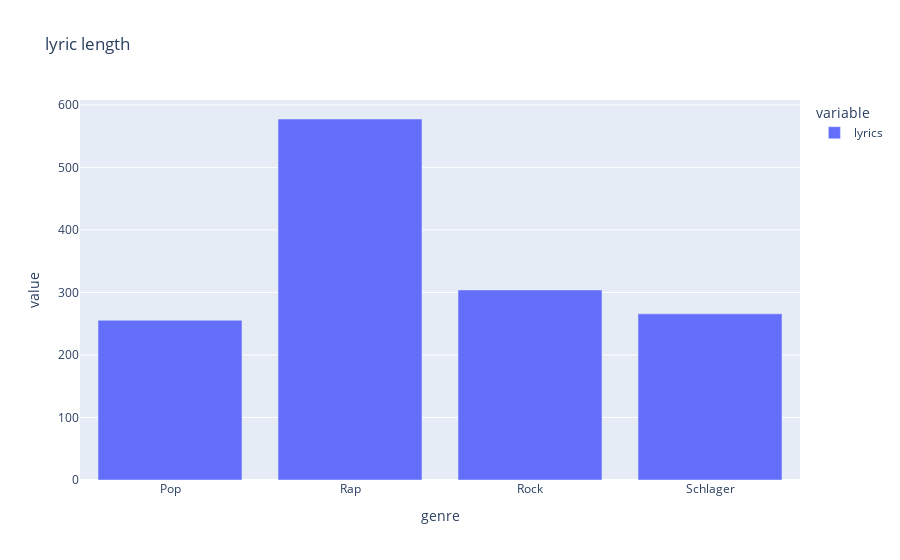

Here is the notebook cell this chart was saved with:
### Code cell
lyric_fig = avg_lyrics_length.plot(kind='bar', title='lyric length')
lyric_fig.show()

### Figure 1 — Plotly figure (JSON) as saved in the notebook; plotly's stock layout.template omitted (floating-point values rounded to 4 significant figures)
{"data": [{"alignmentgroup": "True", "hovertemplate": "variable=lyrics<br>genre=%{x}<br>value=%{y}<extra></extra>", "legendgroup": "lyrics", "marker": {"color": "#636efa", "pattern": {"shape": ""}}, "name": "lyrics", "offsetgroup": "lyrics", "orientation": "v", "showlegend": true, "textposition": "auto", "type": "bar", "x": ["Pop", "Rap", "Rock", "Schlager"], "xaxis": "x", "y": [255.5, 577.4, 304.0, 265.8], "yaxis": "y"}], "layout": {"barmode": "relative", "legend": {"title": {"text": "variable"}, "tracegroupgap": 0}, "title": {"text": "lyric length"}, "xaxis": {"anchor": "y", "domain": [0, 1], "title": {"text": "genre"}}, "yaxis": {"anchor": "x", "domain": [0, 1], "title": {"text": "value"}}}}
